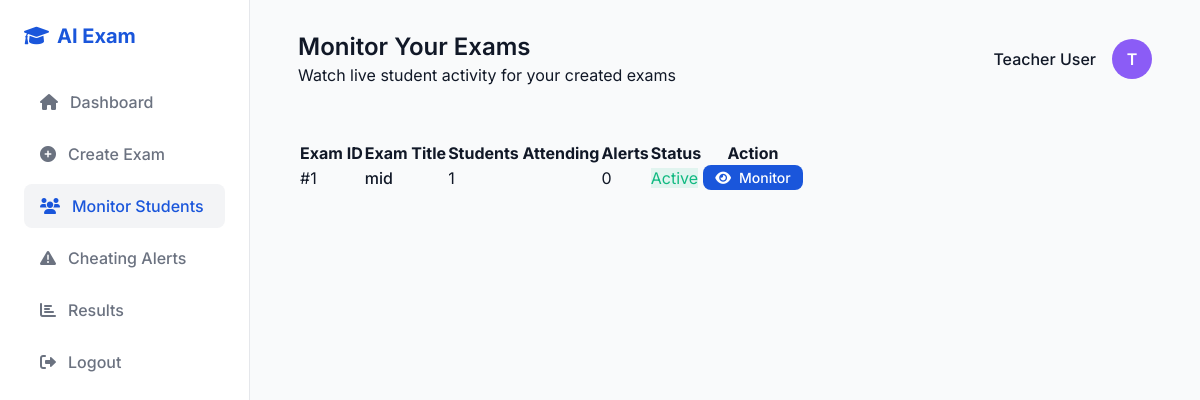
The app's page /teacher/monitor_exams (signed in), older data.
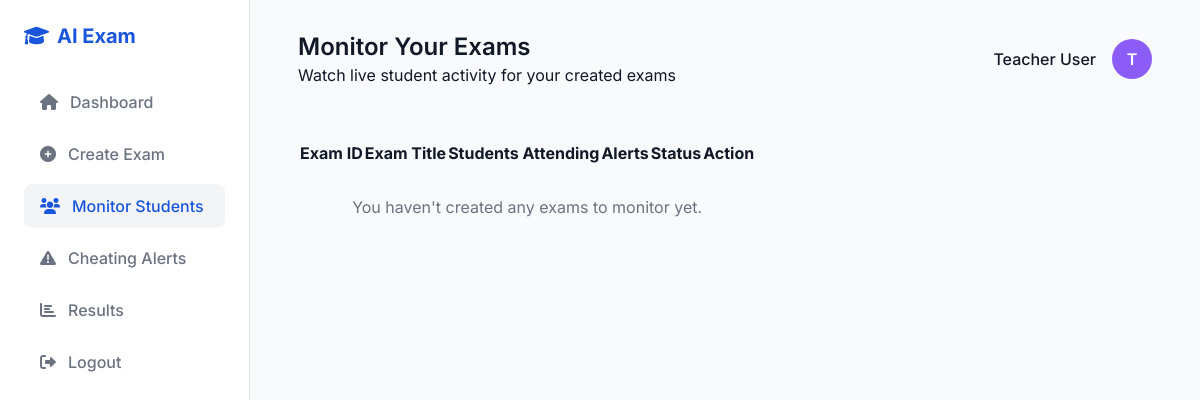
The same page, newer data.
### tables this page shows
CREATE TABLE exams (
            id INTEGER PRIMARY KEY AUTOINCREMENT,
            exam_name TEXT NOT NULL,
            duration INTEGER NOT NULL,
            created_date DATETIME DEFAULT CURRENT_TIMESTAMP,
            created_by INTEGER NOT NULL,
            FOREIGN KEY (created_by) REFERENCES users (id)
        );

### app.py (the view)
@app.route('/teacher/monitor_exams')
def teacher_monitor_exams():
    if session.get('role') != 'teacher':
        return redirect(url_for('login'))
    conn = get_db_connection()
    exams = conn.execute('''
        SELECT e.*,
               (SELECT COUNT(DISTINCT student_id) FROM answers WHERE exam_id = e.id) as student_count,
               (SELECT COUNT(*) FROM cheating_alerts c WHERE c.exam_id = e.id) as alert_count
        FROM exams e
        WHERE e.created_by = ?
        ORDER BY e.created_date DESC
    ''', (session['user_id'],)).fetchall()
    conn.close()
    return render_template('teacher_monitor_exams.html', exams=exams)

### app.py (called while the page is built)
def get_db_connection():
    conn = sqlite3.connect(DATABASE)
    conn.row_factory = sqlite3.Row
    return conn

### templates/teacher_monitor_exams.html (shortened to what the changed rows need)
<!DOCTYPE html>
<html lang="en">
<head>
    <link rel="stylesheet" href="{{ url_for('static', filename='style.css') }}">
    <link href="https://cdnjs.cloudflare.com/ajax/libs/font-awesome/6.0.0/css/all.min.css" rel="stylesheet">
</head>
<body>
    <div class="dashboard-layout">
        <main class="main-content">
            <div class="card" style="margin-top: 1.5rem;">
                <div class="table-container">
                    <table class="table">
                        <thead>
                            <tr>
                                <th>Exam ID</th>
                                <th>Exam Title</th>
                                <th>Students Attending</th>
                                <th>Alerts</th>
                                <th>Status</th>
                                <th>Action</th>
                            </tr>
                        </thead>
                        <tbody>
                            {% for exam in exams %}
                            <tr>
                                <td>#{{ exam.id }}</td>
                                <td><span style="font-weight: 500; color: var(--text-main);">{{ exam.exam_name }}</span></td>
                                <td>{{ exam.student_count }}</td>
                                <td>
                                    {% if exam.alert_count > 0 %}
                                    <span style="color: var(--danger); font-weight: bold;"><i class="fas fa-exclamation-circle"></i> {{ exam.alert_count }}</span>
                                    {% else %}
                                    <span class="text-muted">0</span>
                                    {% endif %}
                                </td>
                                <td><span class="status-badge" style="background-color: {{ 'rgba(16, 185, 129, 0.1)' if exam.alert_count == 0 else 'rgba(239, 68, 68, 0.1)' }}; color: {{ 'var(--success)' if exam.alert_count == 0 else 'var(--danger)' }};">Active</span></td>
                                <td>
                                    <a href="{{ url_for('teacher_exam_monitor', exam_id=exam.id) }}" class="btn-primary" style="padding: 0.25rem 0.75rem; font-size: 0.875rem; text-decoration: none; display: inline-flex; align-items: center; justify-content: center;"><i class="fas fa-eye" style="margin-right: 0.5rem;"></i> Monitor</a>
                                </td>
                            </tr>
                            {% else %}
                            <tr>
                                <td colspan="6" style="text-align: center; color: var(--text-muted); padding: 2rem;">
                                    You haven't created any exams to monitor yet.
                                </td>
                            </tr>
                            {% endfor %}
                        </tbody>
                    </table>
                </div>
            </div>
        </main>
    </div>
</body>
</html>

Row changes from the older to the newer data that the page shows:
removed exams: id "1", exam_name "mid", student_count "1"
Text that changed along with them:
text now shown: "You haven't created any exams to monitor yet."
